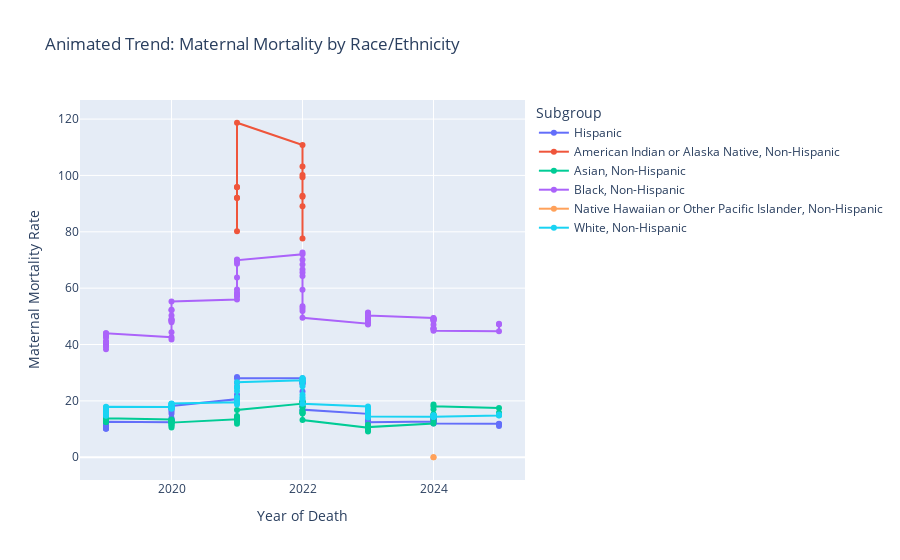

The code cell stored with this chart in its notebook:
### Code cell
fig = px.line(
    race_df,
    x='Year of Death',
    y='Maternal Mortality Rate',
    color='Subgroup',
    title='Animated Trend: Maternal Mortality by Race/Ethnicity',
    markers=True
)
fig.update_traces(mode='lines+markers')
fig.show()

### Figure 1 — Plotly figure (JSON) as saved in the notebook; plotly's stock layout.template omitted (floating-point values rounded to 4 significant figures)
{"data": [{"hovertemplate": "Subgroup=Hispanic<br>Year of Death=%{x}<br>Maternal Mortality Rate=%{y}<extra></extra>", "legendgroup": "Hispanic", "line": {"color": "#636efa", "dash": "solid"}, "marker": {"symbol": "circle"}, "mode": "lines+markers", "name": "Hispanic", "orientation": "v", "showlegend": true, "type": "scatter", "x": [2019, 2019, 2019, 2019, 2019, 2019, 2019, 2019, 2019, 2019, 2019, 2019, 2020, 2020, 2020, 2020, 2020, 2020, 2020, 2020, 2020, 2020, 2020, 2020, 2021, 2021, 2021, 2021, 2021, 2021, 2021, 2021, 2021, 2021, 2021, 2021, 2022, 2022, 2022, 2022, 2022, 2022, 2022, 2022, 2022, 2022, 2022, 2022, 2023, 2023, 2023, 2023, 2023, 2023, 2023, 2023, 2023, 2023, 2023, 2023, 2024, 2024, 2024, 2024, 2024, 2024, 2024, 2024, 2024, 2024, 2024, 2024, 2025, 2025, 2025], "xaxis": "x", "y": [10.2, 10.2, 10.1, 10.8, 11.6, 11.9, 11.3, 11.3, 10.8, 11.6, 12.3, 12.6, 12.4, 12.8, 12.9, 13.5, 13.3, 13.9, 15.4, 16.2, 16.9, 17.5, 17.2, 18.2, 20.6, 21.1, 21.8, 21, 21, 20.3, 20, 22.2, 24.9, 26.4, 28.5, 28, 28, 27.5, 26.9, 26.5, 26.2, 26.7, 26, 23.3, 19.8, 18.1, 16.6, 16.9, 15.4, 15.1, 14.6, 14.9, 14.1, 13.6, 13.1, 13.2, 13.6, 13.3, 13, 12.4, 12.7, 12.9, 13.4, 13, 13.3, 13.5, 13.4, 12.9, 12.9, 12.3, 12.2, 12, 11.9, 11.8, 11.1], "yaxis": "y"}, {"hovertemplate": "Subgroup=American Indian or Alaska Native, Non-Hispanic<br>Year of Death=%{x}<br>Maternal Mortality Rate=%{y}<extra></extra>", "legendgroup": "American Indian or Alaska Native, Non-Hispanic", "line": {"color": "#EF553B", "dash": "solid"}, "marker": {"symbol": "circle"}, "mode": "lines+markers", "name": "American Indian or Alaska Native, Non-Hispanic", "orientation": "v", "showlegend": true, "type": "scatter", "x": [2021, 2021, 2021, 2021, 2021, 2021, 2022, 2022, 2022, 2022, 2022, 2022, 2022, 2022], "xaxis": "x", "y": [80.2, 92, 95.9, 92.1, 95.8, 118.7, 110.8, 103.2, 99.4, 100.2, 92.4, 92.8, 89.1, 77.6], "yaxis": "y"}, {"hovertemplate": "Subgroup=Asian, Non-Hispanic<br>Year of Death=%{x}<br>Maternal Mortality Rate=%{y}<extra></extra>", "legendgroup": "Asian, Non-Hispanic", "line": {"color": "#00cc96", "dash": "solid"}, "marker": {"symbol": "circle"}, "mode": "lines+markers", "name": "Asian, Non-Hispanic", "orientation": "v", "showlegend": true, "type": "scatter", "x": [2019, 2019, 2019, 2019, 2019, 2019, 2019, 2019, 2019, 2019, 2019, 2019, 2020, 2020, 2020, 2020, 2020, 2020, 2020, 2020, 2020, 2020, 2020, 2020, 2021, 2021, 2021, 2021, 2021, 2021, 2021, 2021, 2021, 2021, 2021, 2021, 2022, 2022, 2022, 2022, 2022, 2022, 2022, 2022, 2022, 2022, 2022, 2022, 2023, 2023, 2023, 2023, 2023, 2023, 2023, 2023, 2023, 2023, 2023, 2023, 2024, 2024, 2024, 2024, 2024, 2024, 2024, 2024, 2024, 2024, 2024, 2024, 2025, 2025, 2025], "xaxis": "x", "y": [13.8, 12.5, 12.5, 13.8, 13.8, 15.1, 17.6, 16.8, 15.5, 16.3, 15.1, 13.8, 13.4, 12.6, 11.4, 10.6, 12.8, 12.9, 11.2, 11.8, 12.3, 12.4, 13, 12.3, 13.5, 14.1, 14.6, 14.2, 13.3, 12.8, 11.9, 13.3, 14.2, 14.2, 13.2, 16.8, 19, 19.4, 19.8, 19.8, 19.2, 17.9, 17.9, 16.5, 15.6, 15.6, 16, 13.2, 10.5, 10, 9.1, 10.6, 9.7, 10.1, 11.5, 11.1, 10.2, 10.1, 10.2, 10.7, 12, 12.9, 14.2, 14.2, 14.6, 14.6, 15, 14.9, 15.3, 17, 18.7, 18.1, 17.5, 15.8, 15.3], "yaxis": "y"}, {"hovertemplate": "Subgroup=Black, Non-Hispanic<br>Year of Death=%{x}<br>Maternal Mortality Rate=%{y}<extra></extra>", "legendgroup": "Black, Non-Hispanic", "line": {"color": "#ab63fa", "dash": "solid"}, "marker": {"symbol": "circle"}, "mode": "lines+markers", "name": "Black, Non-Hispanic", "orientation": "v", "showlegend": true, "type": "scatter", "x": [2019, 2019, 2019, 2019, 2019, 2019, 2019, 2019, 2019, 2019, 2019, 2019, 2020, 2020, 2020, 2020, 2020, 2020, 2020, 2020, 2020, 2020, 2020, 2020, 2021, 2021, 2021, 2021, 2021, 2021, 2021, 2021, 2021, 2021, 2021, 2021, 2022, 2022, 2022, 2022, 2022, 2022, 2022, 2022, 2022, 2022, 2022, 2022, 2023, 2023, 2023, 2023, 2023, 2023, 2023, 2023, 2023, 2023, 2023, 2023, 2024, 2024, 2024, 2024, 2024, 2024, 2024, 2024, 2024, 2024, 2024, 2024, 2025, 2025, 2025], "xaxis": "x", "y": [40.1, 40.1, 39.4, 38.3, 39.4, 41.1, 41, 42.4, 43.1, 42.9, 44, 44, 42.6, 41.8, 44.4, 47.9, 48.8, 48.4, 49.1, 48.5, 50.3, 52.3, 52.2, 55.3, 56, 57.5, 57.5, 57.1, 57.7, 58.5, 59.5, 63.8, 68.7, 70.2, 69.4, 69.9, 72, 72.7, 70.1, 68.4, 66.6, 65.6, 64.3, 59.4, 53.6, 51.9, 52.8, 49.5, 47.4, 47.9, 51.2, 51.4, 49.3, 49.4, 50.4, 48.4, 48.3, 47.1, 48.4, 50.3, 49.4, 47, 45.5, 45.6, 49, 49.1, 49.1, 49.3, 48.4, 48.5, 45.8, 44.9, 44.7, 47.1, 47.4], "yaxis": "y"}, {"hovertemplate": "Subgroup=Native Hawaiian or Other Pacific Islander, Non-Hispanic<br>Year of Death=%{x}<br>Maternal Mortality Rate=%{y}<extra></extra>", "legendgroup": "Native Hawaiian or Other Pacific Islander, Non-Hispanic", "line": {"color": "#FFA15A", "dash": "solid"}, "marker": {"symbol": "circle"}, "mode": "lines+markers", "name": "Native Hawaiian or Other Pacific Islander, Non-Hispanic", "orientation": "v", "showlegend": true, "type": "scatter", "x": [2024, 2024], "xaxis": "x", "y": [0, 0], "yaxis": "y"}, {"hovertemplate": "Subgroup=White, Non-Hispanic<br>Year of Death=%{x}<br>Maternal Mortality Rate=%{y}<extra></extra>", "legendgroup": "White, Non-Hispanic", "line": {"color": "#19d3f3", "dash": "solid"}, "marker": {"symbol": "circle"}, "mode": "lines+markers", "name": "White, Non-Hispanic", "orientation": "v", "showlegend": true, "type": "scatter", "x": [2019, 2019, 2019, 2019, 2019, 2019, 2019, 2019, 2019, 2019, 2019, 2019, 2020, 2020, 2020, 2020, 2020, 2020, 2020, 2020, 2020, 2020, 2020, 2020, 2021, 2021, 2021, 2021, 2021, 2021, 2021, 2021, 2021, 2021, 2021, 2021, 2022, 2022, 2022, 2022, 2022, 2022, 2022, 2022, 2022, 2022, 2022, 2022, 2023, 2023, 2023, 2023, 2023, 2023, 2023, 2023, 2023, 2023, 2023, 2023, 2024, 2024, 2024, 2024, 2024, 2024, 2024, 2024, 2024, 2024, 2024, 2024, 2025, 2025, 2025], "xaxis": "x", "y": [14.9, 14.7, 15.4, 15.8, 16.9, 17.1, 17.1, 16.7, 17.1, 17.4, 17.6, 17.9, 17.8, 18, 17.8, 17.5, 17.2, 17.4, 17.7, 18.3, 18.9, 18.9, 18.9, 19.1, 19.5, 19.3, 18.7, 19.7, 20.1, 19.9, 20, 21.3, 23.5, 24.7, 25, 26.6, 27.3, 28, 28, 27, 26.4, 27.1, 27.1, 25.2, 22.2, 21.3, 20.6, 19, 18, 17.4, 17, 16.6, 16.3, 15.7, 15.1, 15, 15.1, 14.7, 14.1, 14.5, 14.4, 14.4, 14.6, 14.6, 14.8, 14.7, 14.6, 14.7, 14.6, 14.4, 14.9, 14.4, 14.8, 14.9, 15.2], "yaxis": "y"}], "layout": {"autosize": true, "legend": {"title": {"text": "Subgroup"}, "tracegroupgap": 0}, "title": {"text": "Animated Trend: Maternal Mortality by Race/Ethnicity"}, "xaxis": {"anchor": "y", "autorange": true, "domain": [0, 1], "range": [2019.0, 2025.0], "title": {"text": "Year of Death"}, "type": "linear"}, "yaxis": {"anchor": "x", "autorange": true, "domain": [0, 1], "range": [-9.796, 128.5], "title": {"text": "Maternal Mortality Rate"}, "type": "linear"}}}
